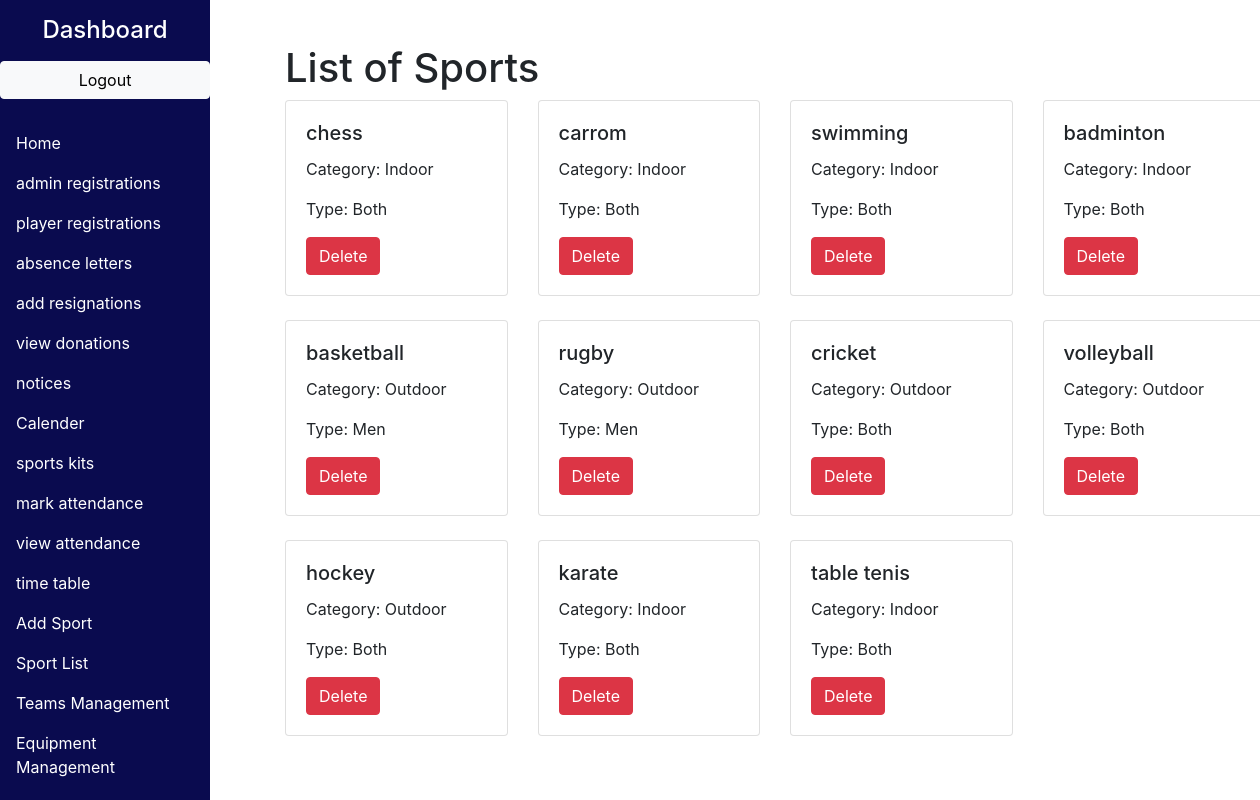
The app's page /list_sports.php with its own data.
### tables this page shows
CREATE TABLE `sports` (
  `id` int(11) NOT NULL,
  `name` varchar(255) NOT NULL,
  `category` enum('Indoor','Outdoor') NOT NULL,
  `type` enum('Men','Women','Both') NOT NULL,
  `image_path` varchar(255) DEFAULT NULL
);

### sport1.php (called while the page is built, shortened)
<?php
class sport1 {
    private $db;
    public function __construct() {
        $this->db = new PDO('mysql:host=localhost;dbname=mydb', 'root', '');
        $this->db->setAttribute(PDO::ATTR_ERRMODE, PDO::ERRMODE_EXCEPTION);
    }
    public function getAllSports() {
        try {
            $stmt = $this->db->query("SELECT * FROM sports");
            return $stmt->fetchAll(PDO::FETCH_ASSOC);
        } catch(PDOException $e) {
            echo "Error: " . $e->getMessage();
            return false;
        }
    }
}
?>

### list_sports.php (the view, shortened to what this page needs)
<?php
require_once 'sport1.php';
$sportObj = new sport1();
$sports = $sportObj->getAllSports();
if ($sports) {
?>
<!DOCTYPE html>
<html>
<head>
    <link rel="stylesheet" href="https://stackpath.bootstrapcdn.com/bootstrap/4.5.2/css/bootstrap.min.css">
</head>
<body>
  <div class="container-fluid">
    <div class="row">
      <nav class="col-md-2 col-12 sidebar p-0">
             <div class="position-sticky">
          <h4 class="my-3 text-center">Dashboard</h4>
          <ul class="nav flex-column">
            <a href="logout.php" class="btn btn-outline-light btn-primary btn-light" style="color: black;">Logout</a>
<br>
                      <li class="nav-item">
                      <a class="nav-link active" href="admin_dashboard.php">Home</a>
                    </li>
                        <li class="nav-item">
                            <a class="nav-link active" href="admin_registrations.php">admin registrations</a>
                        </li>
                        <li class="nav-item">
                            <a class="nav-link active" href="player_registrations.php">player registrations</a>
                        </li>
                        <li class="nav-item">
                            <a class="nav-link active" href="admin_absence_letters.php">absence letters</a>
                        </li>
                        <li class="nav-item">
                            <a class="nav-link active" href="add_resignation.php">add resignations</a>
                        </li>
                        <li class="nav-item">
                            <a class="nav-link active" href="view_donation.php">view donations</a>
                        </li>
                        <li class="nav-item">
                            <a class="nav-link active" href="admin_notices.php">notices</a>
                        </li>
                        <li class="nav-item">
                            <a class="nav-link active" href="admin_event.php">Calender</a>
                        </li>
                          <li class="nav-item">
                            <a class="nav-link active" href="admin_sport_kit.php">sports kits</a>
                        </li>
                          <li class="nav-item">
                            <a class="nav-link active" href="mark_attendence.php">mark attendance</a>
                        </li>
                          <li class="nav-item">
                            <a class="nav-link active" href="view_attendance1.php">view attendance</a>
                        </li>
                          <li class="nav-item">
                            <a class="nav-link active" href="2.php">time table</a>
                        </li>
                        <li class="nav-item">
                          <a class="nav-link active" href="./add_sport.php">Add Sport</a>
                        </li>
                        <li class="nav-item">
                          <a class="nav-link active" href="./list_sports.php">Sport List</a>
                        </li>
                        <li class="nav-item">
                          <a class="nav-link active" href="./Teams.php">Teams Management</a>
                        </li>
                        <li class="nav-item">
                            <a class="nav-link active" href="./EquipmentStock.php">Equipment Management</a>
                        </li>
            <li class="nav-item">
              <a class="nav-link active" href="admin_feedback.php">feedback</a>
            </li>
          </ul>
        </div>
      </nav>
   <div class="col-md-10 col-12 main-content">
  <div class="container mt-4">
        <h1>List of Sports</h1>
        <div class="row">
        <?php
            foreach ($sports as $sportItem) {
                echo "<div class='col-md-3 mb-4'>";
                echo "<div class='card'>";
                echo "<div class='card-body'>";
                echo "<h5 class='card-title'>" . $sportItem["name"] . "</h5>";
                echo "<p class='card-text'>Category: " . $sportItem["category"] . "</p>";
                echo "<p class='card-text'>Type: " . $sportItem["type"] . "</p>";
                echo "<button class='btn btn-danger' onclick='confirmDelete(" . $sportItem['id'] . ")'>Delete</button>";
                echo "</div>";
                echo "</div>";
                echo "</div>";
            }
        ?>
        </div>
    </div>
</body>
</html>
<?php
} else {
    echo "No sports found.";
}
?>

### list_sports.php (style rules this page uses)
.sidebar { position: fixed; top: 0; left: 0; bottom: 0; background-color: #0A0B4F; color: white; overflow-y: auto; height: 100%; width: 250px; z-index: 1; padding: 20px; margin: 0; }
.main-content { padding: 20px; z-index: 2; position: relative; margin-left: 250px; }
.sidebar .nav-link { color: white; }
.sidebar { background-color: #0A0B4F; color: white; height: 100vh; }

### records on screen
sports: name "chess", category "Indoor", type "Both"
sports: name "carrom", category "Indoor", type "Both"
sports: name "swimming", category "Indoor", type "Both"
sports: name "badminton", category "Indoor", type "Both"
sports: name "basketball", category "Outdoor", type "Men"
sports: name "rugby", category "Outdoor", type "Men"
sports: name "cricket", category "Outdoor", type "Both"
sports: name "volleyball", category "Outdoor", type "Both"
sports: name "hockey", category "Outdoor", type "Both"
sports: name "karate", category "Indoor", type "Both"
sports: name "table tenis", category "Indoor", type "Both"
